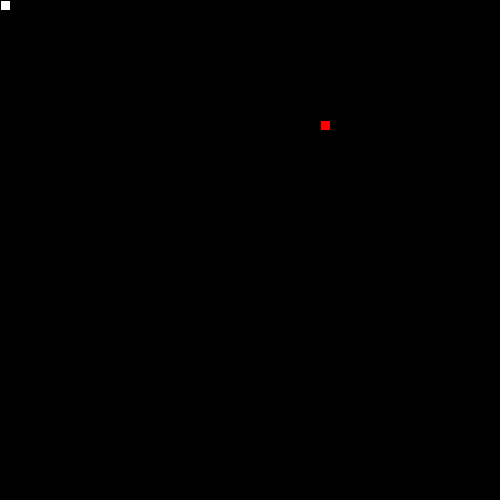
Frame 1 (no input)
Frame 60 (the mouse pressed at the canvas centre just before this capture): identical to frame 1, image omitted
Frame 120 (the mouse held since frame 60 and released just before this capture): identical to frame 1, image omitted

The Processing sketch that drew this single still picture (run headless with seeded random() and noise(); from frame 60 on, the mouse is pressed at the canvas centre):

// Processing sketch: SnakeRecipe
// ── SnakeRecipe.pde

// 1. Follow the recipe instructions inside the Segment class.

// The Segment class will be used to represent each part of the moving snake.

class Segment {

  //2. Create x and y member variables to hold the location of each segment.
int x;
int y;
  // 3. Add a constructor with parameters to initialize each variable.
  Segment(){
  }
  // 4. Add getter and setter methods for both the x and y member variables.
  public int getX(){
    return x;
  }
  public void setX(int x){
  this.x=x;
  }
  public int getY(){

    return y;
  }
  public void setY(int y){
      this.y = y;
  }
}


// 5. Create (but do not initialize) a Segment variable to hold the head of the Snake
Segment head;
Segment tail = new Segment();

// 6. Create and initialize a String to hold the direction of your snake e.g. "up"
String dir = "";


// 7. Create and initialize a variable to hold how many pieces of food the snake has eaten.
// give it a value of 1 to start.
int food = 1;


// 8. Create and initialize foodX and foodY variables to hold the location of the food.
int foodX = ((int)random(50)*10);
int foodY = ((int)random(50)*10);
// (Hint: use the random method to set both the x and y to random locations within the screen size (500 by 500).)

//int foodX = ((int)random(50)*10);



void setup() {

  // 9. Set the size of your sketch (500 by 500).

  size(500, 500);


  // 10. initialize your head to a new segment.
  head = new Segment();

  // 11. Use the frameRate(int rate) method to set the rate to 20.
frameRate(20);
}


void draw() {

  background(0);


  //12. Call the manageTail, drawFood, drawSnake, move, and collision methods.
  manageTail();
  drawFood();
  drawSnake();
  move();
  collision();
}


// 13. Complete the drawFood method below. (Hint: each piece of food should be a 10 by 10 rectangle).

void drawFood() {
  fill(255,0,0);
  rect(foodX,foodY,10,10);
}


//14. Draw the snake head (use a 10 by 10 rectangle)

void drawSnake() {
  fill(255,255,255);
rect(head.x,head.y,10,10);

  //test your code
}


// 15. Complete the move method below.

void move() {

  // 16. Using a switch statement, make your snake head move by 10 pixels in the correct direction.
  //This is an incomplete switch statement:
  /*
  switch(dir) {
  case "up":
    // move head up here 
    break;
  case "down":
    // move head down here 
    break;
  case "left":
   // figure it out 
    break;
  case "right":
    // mystery code goes here 
    break;
  }
  */
  switch(dir) {
  case "up":
    // move head up here 
    head.setY((head.y)-10);
    break;
  case "down":
    // move head down here 
        head.setY((head.y)+10);
    break;
  case "left":
   // figure it out 
       head.setX((head.x)-10);
    break;
  case "right":
    // mystery code goes here 
       head.setX((head.x)+10);
    break;
  }

  // 17. Call the checkBoundaries method to make sure the snake head doesn't go off the screen.
  checkBoundaries();
}


// 18. Complete the keyPressed method below. Use if statements to set your direction variable depending on what key is pressed.

void keyPressed() {
  if(keyPressed==true){
    if(key==CODED){
    if(keyCode==UP){
            if(dir=="down"){
        dir="down";
      }
      else{
      dir = "up";
      }
    }
    if(keyCode==LEFT){
      if(dir=="right"){
      dir="right";
      }
      else{
      dir = "left";
      }  
  }
    if(keyCode==RIGHT){
      if(dir=="left"){
      dir="left";
      }
      else{
      dir = "right";
      }  
    }
    if(keyCode==DOWN){
      if(dir=="up"){
        dir="up";
      }
      else{
      dir = "down";
      }  
    }
    }
  }

}



// 19. check if your head is out of bounds (teleport your snake head to the other side).

void checkBoundaries() {
  if(head.x>500){
    head.x=0;
  }
    if(head.x<0){
    head.x=500;
  }
    if(head.y>500){
    head.y=0;
  }
    if(head.y<0){
    head.y=500;
  }
}



//20. Make sure that the key for your current direction’s opposite doesn’t work(i.e. If you’re going up, down key shouldn’t work)



// 21. Complete the missing parts of the collision method below.

void collision() {

  // If the segment is colliding with a piece of food...
     // Increase the amount of food eaten and set foodX and foodY to new random locations.
     if(head.x==foodX && head.y==foodY){
       food++;
       foodX = ((int)random(50)*10);
       foodY = ((int)random(50)*10);
       
     }
}



/**
 
 ** Part 2: making the tail (the rest of the snake)
 
 **/

//  1. Create and initialize an ArrayList of Segments. (This will be your snake tail!)
  ArrayList<Segment> segments = new ArrayList<Segment>();

// 2. Complete the missing parts of the manageTail method below and call it in the draw method.

void manageTail() {

  //Call the drawTail and checkTailCollision methods.
  drawTail();
  checkTailCollision();
  // Add a new Segment to your ArrayList that has the same X and Y as the head of your snake.
  tail.x=head.x;
  tail.y=head.y;
  segments.add(tail);
  // To keep your tail the right length:
  // while the tail size is greater than the number of food pieces eaten, remove the first Segment in your tail.
  while(segments.size()>food){
    segments.remove(tail);
  }
}

void drawTail() {
    // Draw a 10 by 10 rectangle for each Segment in your snake ArrayList.
    for(int i=0;i<segments.size();i++){
      rect(tail.x, tail.y, 10, 10);
    }
}


// 3. Complete the missing parts of the bodyCollision method below.

void checkTailCollision() {

  // If your head has the same location as one of your segments...

  // reset your food variable

  //Call this method at the beginning of your manageTail method.
}
